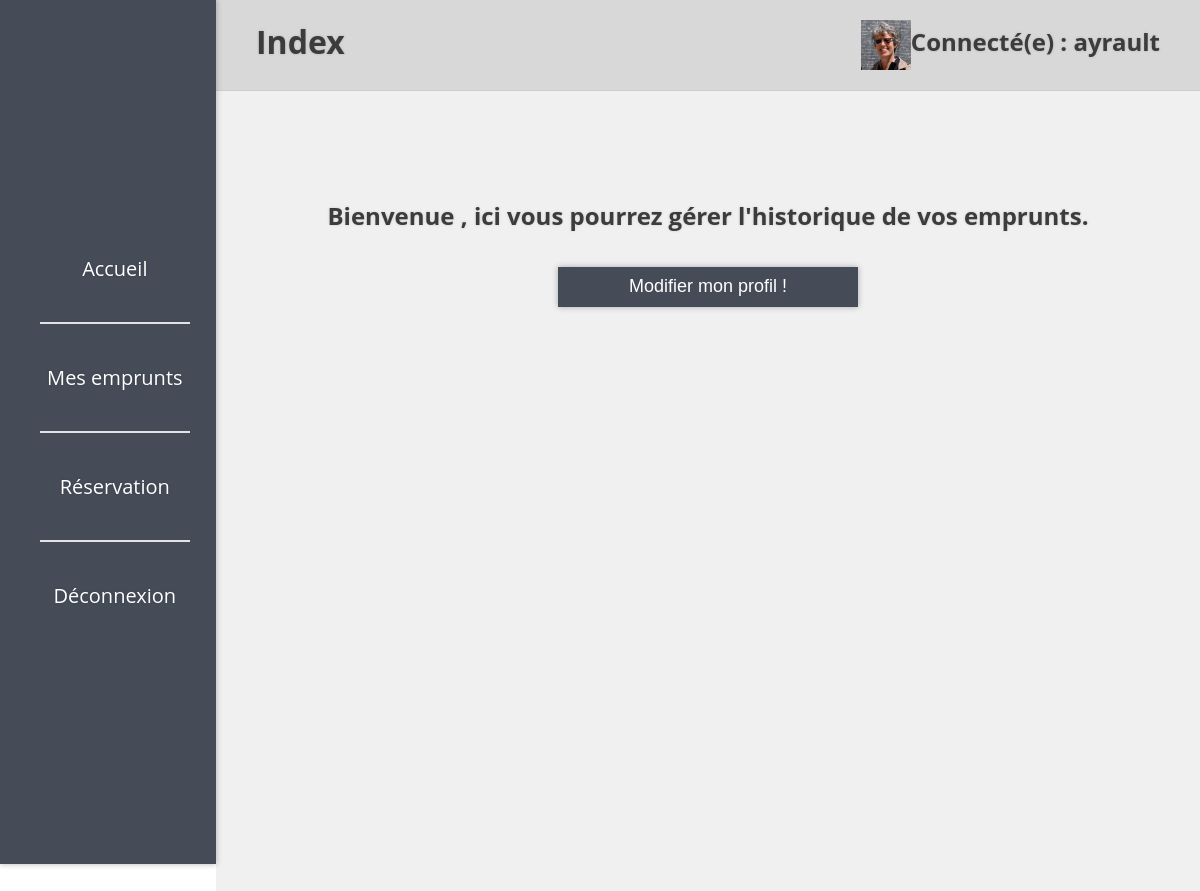
The page /BibliA33/newBackOffice/accueilClient.php (signed in) on the database its author committed.
### tables this page shows
CREATE TABLE `client` (
  `CLIENT_ID` int(11) NOT NULL,
  `CLIENT_NOM` varchar(25) NOT NULL,
  `CLIENT_PRENOM` varchar(30) NOT NULL,
  `CLIENT_TEL` varchar(10) NOT NULL,
  `CLIENT_ADR` varchar(50) NOT NULL,
  `CLIENT_VILLE` varchar(50) NOT NULL,
  `CLIENT_CP` int(11) NOT NULL,
  `CLIENT_MAIL` varchar(50) NOT NULL,
  `CLIENT_MDP` varchar(32) NOT NULL,
  `CLIENT_PHOTO` varchar(100) DEFAULT NULL
);

### BibliA33/newBackOffice/accueilClient.php (the view, shortened to what this page needs)
<!DOCTYPE html>
<html>
    <?php
    require_once 'getHead.php';
    ?>
    <body onload="verif();">
        <?php
        require 'getNavClient.php';
        if (isset($_SESSION['CLIENT_MAIL'])) {
            require '../sqlconnect.php';
            $sql = 'select * from client where CLIENT_MAIL="' . $_SESSION['CLIENT_MAIL'] . '"';
            $req = $connection->query($sql);
            ?>
            <div id="current_page">
                <?php while ($donnee = $req->fetch()) { ?>
                <h1>Index</h1><h2>Connecté(e) : <?php echo $donnee['CLIENT_NOM']; ?></h2><a href="../images/client/<?php echo $donnee['CLIENT_PHOTO']?>"><img class="cliImg" src="../images/client/<?php echo $donnee['CLIENT_PHOTO']?>" /></a>
                    <?php } ?>
                </div>
                <div id="main_content">
                    <br><br><br><br>
                    <h2>Bienvenue <?php echo $donnee['CLIENT_NOM']; ?>, ici vous pourrez gérer l'historique de vos emprunts.</h2>
                    <form action="modifierProfilClient.php">
                        <input type="submit" id="btn" value="Modifier mon profil !">
                    </form>
                </div>
                <?php
            } else {
                header('Location: loginClient.php');
            }
            ?>
    </body>
</html>

### BibliA33/newBackOffice/style.css (style rules this page uses)
body { width:100%; height:100%; margin: 0; padding: 0; font-family: 'Open Sans', sans-serif; text-shadow: 0px 0px 3px rgba(0,0,0,0.15); }
a { text-decoration: none; color: white; }
#current_page { width: 82%; padding-top: 20px; padding-bottom: 20px; float: right; display : inline; background: rgb(216,216,216); border-bottom: 1px solid rgba(0,0,0,0.05); box-shadow: 0px 0px 15px rgba(0,0,0,0.2); }
#current_page h1 { color: rgb(60,60,60); float : left; padding: 0; margin: 0; margin-left: 40px; }
#current_page h2 { color: rgb(60,60,60); float : right; padding: 0; margin: 0.5% 40px 0 0; }
#main_content { text-align : center; float: right; height: 100vh; width:82%; background: rgb(240,240,240); overflow: auto; }
#main_content * { text-align: center; }
#main_content h2 { color: rgb(60,60,60); }
input[type="button"],input[type="submit"],button { width: 300px; height: 40px; margin-top: 15px; margin-left: 15px; margin-right: 15px; margin-bottom : 15px; background: rgb(69,76,88); color: white; font-size:18px; box-shadow: 0px 0px 6px rgba(0,0,0,0.3); border: none; transition: all 300ms ease; }
.cliImg { width : 50px; height : 50px ; float : right ; }

### rows shown on the page
client: CLIENT_NOM "ayrault", CLIENT_PHOTO (picture)
